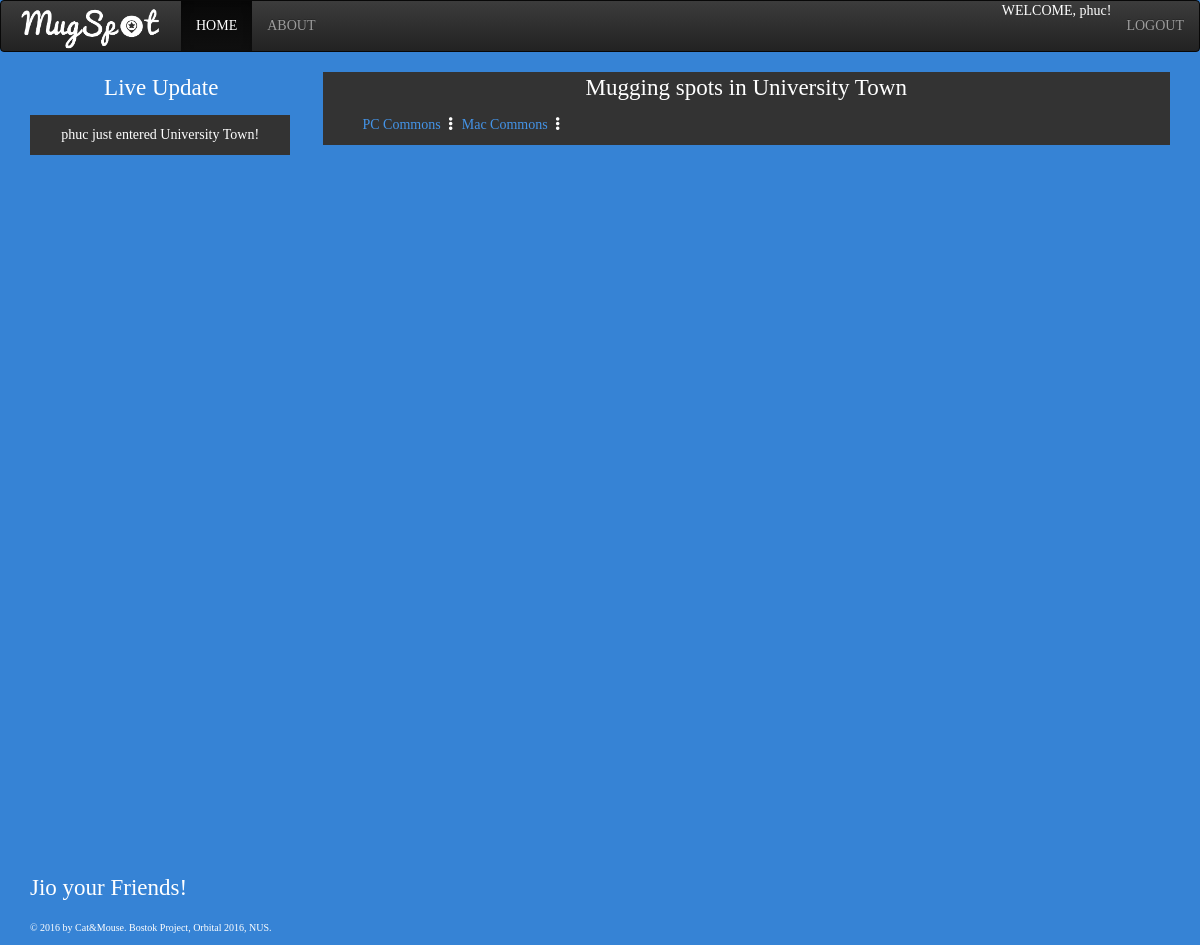
/mugspot/1/ (signed in), run on the app's committed database.
### mugspot/models.py (models this page shows)
class LiveUpdate(models.Model):
	username = models.CharField(max_length=200, default="")
	status = models.BooleanField(default=True)
	date_time = models.DateTimeField(default=timezone.now)
	place = models.OneToOneField(MugSpot,
		on_delete=models.CASCADE,
		blank=True,
		null=True,
		)

class MugSpot(models.Model):
	ancestor_spot = models.ForeignKey(
		'self',
		on_delete=models.CASCADE,
		null=True,
		blank=True,
		)
	spot_name = models.CharField(max_length=200)
	capacity = models.IntegerField(default=0)
	occupied = models.IntegerField(default=0)
	detail_lvl = models.IntegerField(default=0)
	lat_lmt_min = models.FloatField(default=0)
	lat_lmt_max = models.FloatField(default=0)
	lng_lmt_min = models.FloatField(default=0)
	lng_lmt_max = models.FloatField(default=0)
	def __str__(self):
		return self.spot_name

### mugspot/views.py (the view, shortened to what this page needs)
# urls.py: url(r'^(?P<place_id>[0-9]+)/$', views.index, name='index'),
def index(request, place_id=0):
	def find_pos(usr):
		place_indicator = True
		user_pos = Position.objects.filter(user=usr)
		if len(user_pos) == 0:
			return "No position object yet"
		user_pos = user_pos[0]
		all_places = MugSpot.objects.all()
		for place in all_places:
			if (place.lat_lmt_min <= user_pos.latitude <= place.lat_lmt_max) and (place.lng_lmt_min <= user_pos.longitude <= place.lng_lmt_max):
				return (place_indicator,place)
			else:
				pass
		place_indicator = False
		return (place_indicator,0)
	ancestor_place = MugSpot.objects.filter(id=place_id)
	user_1 = request.user
	user_indicator = 0 # Used to check if the user is logged in
	if (user_1.is_authenticated()):
		user_indicator = 1
	else:
		user_indicator = 0
	sessions = Session.objects.all().order_by('-expire_date')
	live_update_list = LiveUpdate.objects.all().order_by('date_time')
	"""
	all_curr_users_p = []
	all_curr_users = []
	for session in sessions:
		data = session.get_decoded()
		user_s = User.objects.filter(id=data['_auth_user_id'])[0]
		res_find_pos = find_pos(user_s) #Determine the user's location to be within the mugspots or outside the mugspots
		if res_find_pos == "No position object yet":
			pass
		else:
			user_p = Position.objects.filter(user=user_s)[0]
			all_curr_users_p.append(user_p)
			all_curr_users.append(user_s.username)
			"""
	if (len(ancestor_place)>0):
		list_places = MugSpot.objects.filter(ancestor_spot=ancestor_place[0]).order_by('-spot_name')
		return render(request, 'mugspot/index.html', {
				'list_places':list_places,
				'place':ancestor_place[0].__str__,
				'user_indicator': user_indicator,
				'username': user_1.username,
				'live_update_list': live_update_list,
			})

### mugspot/templates/mugspot/index.html (shortened to what this page needs)
<!DOCTYPE html>
<html lang="en">
	<head>
		<link rel="stylesheet" href="https://maxcdn.bootstrapcdn.com/bootstrap/3.3.6/css/bootstrap-theme.min.css">
		<link rel="stylesheet" href="https://maxcdn.bootstrapcdn.com/bootstrap/3.3.6/css/bootstrap.min.css">
	</head>
	<body>
		{% load staticfiles %}
		<nav class="navbar navbar-inverse">
	  		<div class="container-fluid">
    			<div class="navbar-header">
					<a class="navbar-brand" href="{% url 'mugspot:index' %}"><img src="{% static 'mugspot/logo.png' %}" width="150" height="45" style="position: relative; top:-10px; "  alt="Logo"></a>
				</div>
    			<div class="nav navbar-nav">
      				<li class="nav-item active"><a class="nav-link"c href = "{% url 'mugspot:index' %}">HOME</a></li>
      				<li class="nav-item"><a class="nav-link" href="{% url 'mugspot:about' %}"> ABOUT </a></li>
    			</div>
    			{% if user_indicator == 1 %}
    			<div class="nav navbar-nav navbar-right">
      				<li class="nav-item"> WELCOME, {{ username }}! </li>
      				<li class="nav-item"> <a class="nav-link" href="{% url 'mugspot:logout' %}"> LOGOUT</a> </li>
      			</div>
      			{% else %}
    			<div class="nav navbar-nav navbar-right">
      				<li class="nav-item"> <a class="nav-link" href="{% url 'mugspot:register' %}" > REGISTER</a> </li>
      				<li class="nav-item"> <a class="nav-link" href="{% url 'mugspot:login' %}"> LOGIN</a> </li>
      			</div>
      			{% endif %}
  			</div>
		</nav>
		<div class="container-fluid">
			<div class = "col-md-3">
			   	<p style="font-size:23px; text-align: center;"> Live Update </p>
				<div id="live_update">
					<ul>
					{% for live_update_element in live_update_list %}
						{% if live_update_element.place == null and live_update_element.status == True %}
						<li>
							{{ live_update_element.username }} just entered a new MugSpot!
						</li>
						{% elif live_update_element.place == null and live_update_element.status != True %}
						<li>
							{{ live_update_element.username }} just left a new MugSpot!
						</li>
						{% elif live_update_element.place != null and live_update_element.status != True %}
						<li>
							{{ live_update_element.username }} just left {{ live_update_element.place.spot_name }}!
						</li>
						{% else %}
						<li>
							{{ live_update_element.username }} just entered {{ live_update_element.place.spot_name }}!
						</li>
						{% endif %}
					{% endfor %}
					</ul>
				</div>
				{% if user_indicator == 1 %}
				<div class="encourage"> Jio your Friends! </div>
				{% endif %}
			   	<div class="bottom-default"> &copy; 2016 by Cat&Mouse. Bostok Project, Orbital 2016, NUS. </div>
			</div>
			<div class = "col-md-9">
				<div class="row-md-3" style="overflow-x: scroll; overflow-y: scroll;background-color: #333333;">
					<p style="font-size:23px; text-align: center; "> Mugging spots in {{ place }}</p>
					<ul>
						{% for place in list_places %}
						<a href="{% url 'mugspot:index' place.id %}">{{ place.spot_name }}</a> <i class= "glyphicon glyphicon-option-vertical"> </i>
						{% endfor %}
					</ul>
				</div>
				<div class="row-md-9" style="overflow: scroll">
		<div id="map"></div>
		</div>
		</div>
	</body>
</html>

### mugspot/templates/mugspot/index.html (style rules this page uses)
#map { height: 800px; }
.bottom-default { position: fixed; bottom: 10px; font-size: 10px; color: white; width: 100%; }
.encourage { position: fixed; bottom: 40px; font-size: 23px; color: white; width: 100%; }
a { color: #4494E8 ; }
body { background-color:#3683D5; width: 100%; height: 100%; font-family: "Palatino Linotype", "Book Antiqua", Palatino, serif; overflow: scroll; color: white; }
ul { list-style:none; }
ul li { float:left; width:117%; padding:10px; margin-left: -40px; margin-right: 40px; text-align: center; }
ul li:nth-child(2n+1) { clear:both; background-color:#333333; }

### data on the page
LiveUpdate: username "phuc", place.spot_name "University Town"
MugSpot: spot_name "University Town"
MugSpot: spot_name "PC Commons"
MugSpot: spot_name "Mac Commons"

### other printed values
{{ username }} "phuc"
